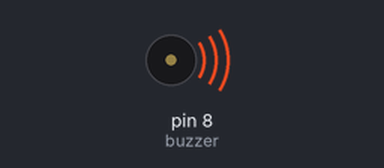
Bench run of a sketch on a simulated Arduino Uno, built with avr-gcc and run on an emulated ATmega328P. Shown: buzzer (waves = sounding).

Above: at 0.1 s.
Timing chart, 0 to 40.0 s (numbered marks = the images above):
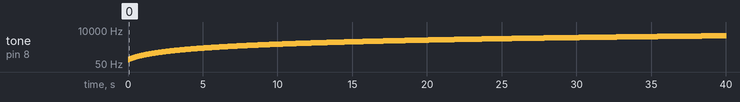

Measured:
- by itself, tone on pin 8 (buzzer): plays 100 Hz for 0.01 s, 101 Hz for 0.01 s, 102 Hz for 0.01 s, 103 Hz for 0.01 s, 104 Hz for 0.01 s, 105 Hz for 0.01 s … (3992 notes in this stretch)

The sketch:

Buzzer_progressif.ino
```cpp
int buzzer = 8;


void setup() {
  // put your setup code here, to run once:
  pinMode(buzzer,OUTPUT);

}

void loop() {
  // put your main code here, to run repeatedly:
  for(int i=100; i<2000; i++) {
    tone(buzzer,i);
    delay(10);
  }

  for (int i=2000; i>100 ; i++) {
    tone(buzzer, i);
    delay(10);
  }


}
```
